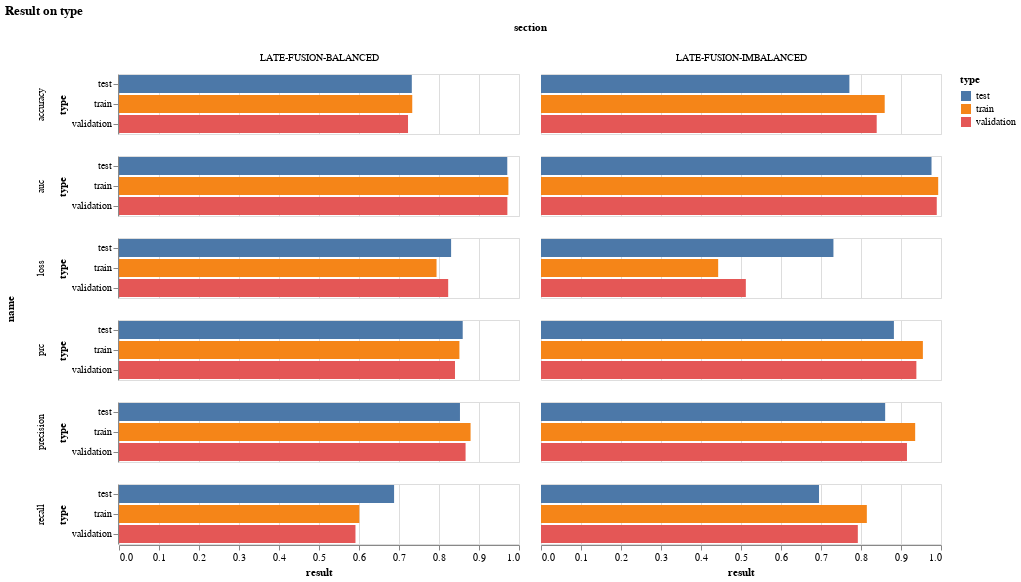

The code cell stored with this chart in its notebook:
### Code cell
alt.Chart(late_melted_result, title="Result on type").mark_bar().encode(
  y='type',
  x='result',
  color='type',
    row='name',
    column='section',
)

### Figure 1 — Vega-Lite specification as saved in the notebook (floating-point values rounded to 4 significant figures)
{"config": {"view": {"continuousWidth": 400, "continuousHeight": 300}}, "data": {"name": "data-4ea96f6646318b5430d059ae6bcc730a"}, "mark": "bar", "encoding": {"color": {"type": "nominal", "field": "type"}, "column": {"type": "nominal", "field": "section"}, "row": {"type": "nominal", "field": "name"}, "x": {"type": "quantitative", "field": "result"}, "y": {"type": "nominal", "field": "type"}}, "title": "Result on type", "$schema": "https://vega.github.io/schema/vega-lite/v4.8.1.json", "datasets": {"data-4ea96f6646318b5430d059ae6bcc730a": [{"name": "loss", "section": "LATE-FUSION-IMBALANCED", "type": "train", "result": 0.4429}, {"name": "accuracy", "section": "LATE-FUSION-IMBALANCED", "type": "train", "result": 0.8593}, {"name": "precision", "section": "LATE-FUSION-IMBALANCED", "type": "train", "result": 0.9354}, {"name": "recall", "section": "LATE-FUSION-IMBALANCED", "type": "train", "result": 0.8146}, {"name": "auc", "section": "LATE-FUSION-IMBALANCED", "type": "train", "result": 0.993}, {"name": "prc", "section": "LATE-FUSION-IMBALANCED", "type": "train", "result": 0.9547}, {"name": "loss", "section": "LATE-FUSION-BALANCED", "type": "train", "result": 0.7938}, {"name": "accuracy", "section": "LATE-FUSION-BALANCED", "type": "train", "result": 0.7331}, {"name": "precision", "section": "LATE-FUSION-BALANCED", "type": "train", "result": 0.8789}, {"name": "recall", "section": "LATE-FUSION-BALANCED", "type": "train", "result": 0.6008}, {"name": "auc", "section": "LATE-FUSION-BALANCED", "type": "train", "result": 0.9735}, {"name": "prc", "section": "LATE-FUSION-BALANCED", "type": "train", "result": 0.851}, {"name": "loss", "section": "LATE-FUSION-IMBALANCED", "type": "validation", "result": 0.5121}, {"name": "accuracy", "section": "LATE-FUSION-IMBALANCED", "type": "validation", "result": 0.8393}, {"name": "precision", "section": "LATE-FUSION-IMBALANCED", "type": "validation", "result": 0.9149}, {"name": "recall", "section": "LATE-FUSION-IMBALANCED", "type": "validation", "result": 0.7921}, {"name": "auc", "section": "LATE-FUSION-IMBALANCED", "type": "validation", "result": 0.9894}, {"name": "prc", "section": "LATE-FUSION-IMBALANCED", "type": "validation", "result": 0.9384}, {"name": "loss", "section": "LATE-FUSION-BALANCED", "type": "validation", "result": 0.823}, {"name": "accuracy", "section": "LATE-FUSION-BALANCED", "type": "validation", "result": 0.7226}, {"name": "precision", "section": "LATE-FUSION-BALANCED", "type": "validation", "result": 0.8664}, {"name": "recall", "section": "LATE-FUSION-BALANCED", "type": "validation", "result": 0.5912}, {"name": "auc", "section": "LATE-FUSION-BALANCED", "type": "validation", "result": 0.9709}, {"name": "prc", "section": "LATE-FUSION-BALANCED", "type": "validation", "result": 0.84}, {"name": "loss", "section": "LATE-FUSION-IMBALANCED", "type": "test", "result": 0.7311}, {"name": "accuracy", "section": "LATE-FUSION-IMBALANCED", "type": "test", "result": 0.771}, {"name": "precision", "section": "LATE-FUSION-IMBALANCED", "type": "test", "result": 0.8604}, {"name": "recall", "section": "LATE-FUSION-IMBALANCED", "type": "test", "result": 0.695}, {"name": "auc", "section": "LATE-FUSION-IMBALANCED", "type": "test", "result": 0.9763}, {"name": "prc", "section": "LATE-FUSION-IMBALANCED", "type": "test", "result": 0.8823}, {"name": "loss", "section": "LATE-FUSION-BALANCED", "type": "test", "result": 0.8303}, {"name": "accuracy", "section": "LATE-FUSION-BALANCED", "type": "test", "result": 0.732}, {"name": "precision", "section": "LATE-FUSION-BALANCED", "type": "test", "result": 0.8524}, {"name": "recall", "section": "LATE-FUSION-BALANCED", "type": "test", "result": 0.6877}, {"name": "auc", "section": "LATE-FUSION-BALANCED", "type": "test", "result": 0.9707}, {"name": "prc", "section": "LATE-FUSION-BALANCED", "type": "test", "result": 0.8593}]}}
